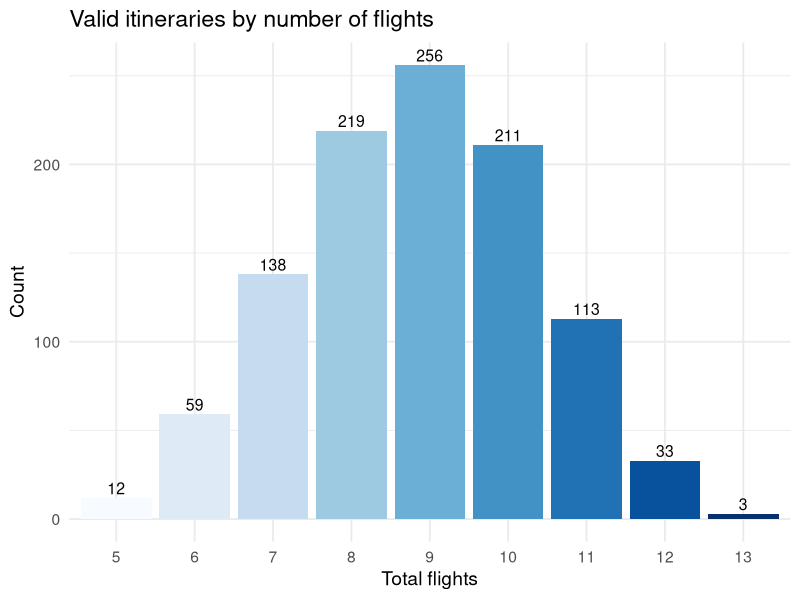
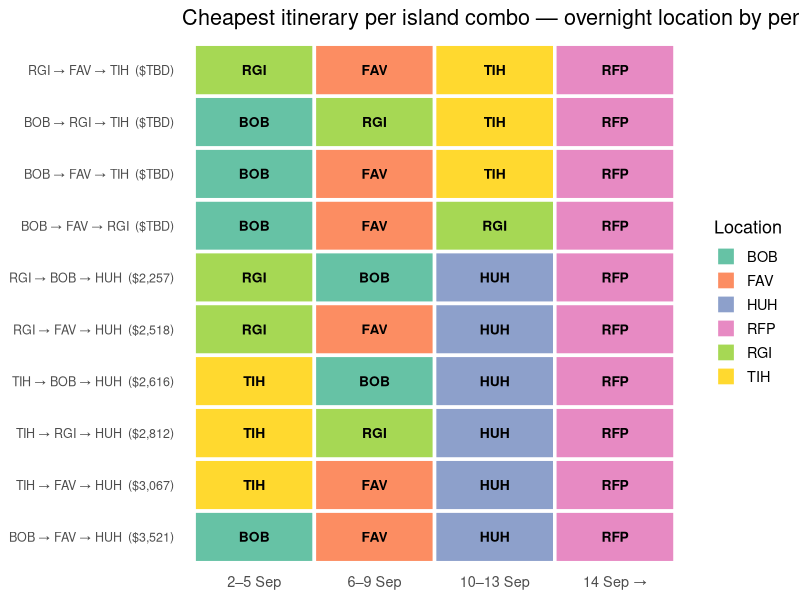
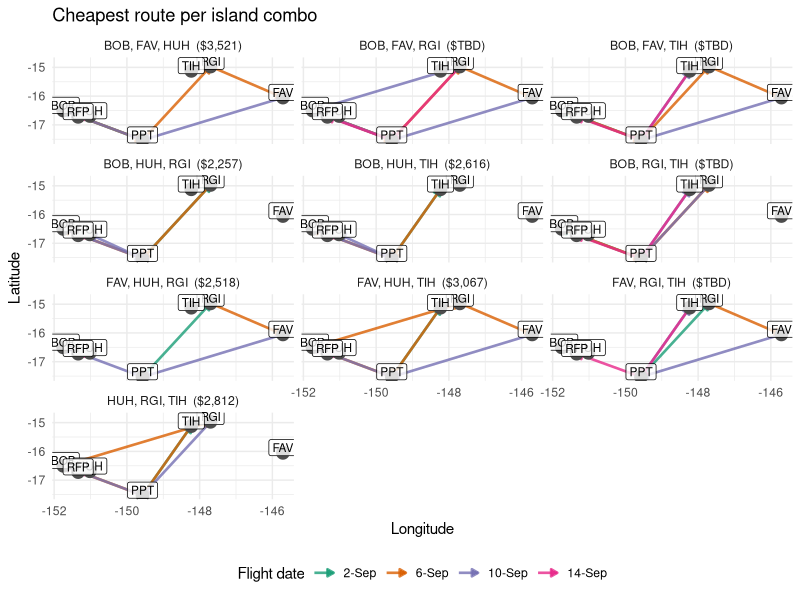
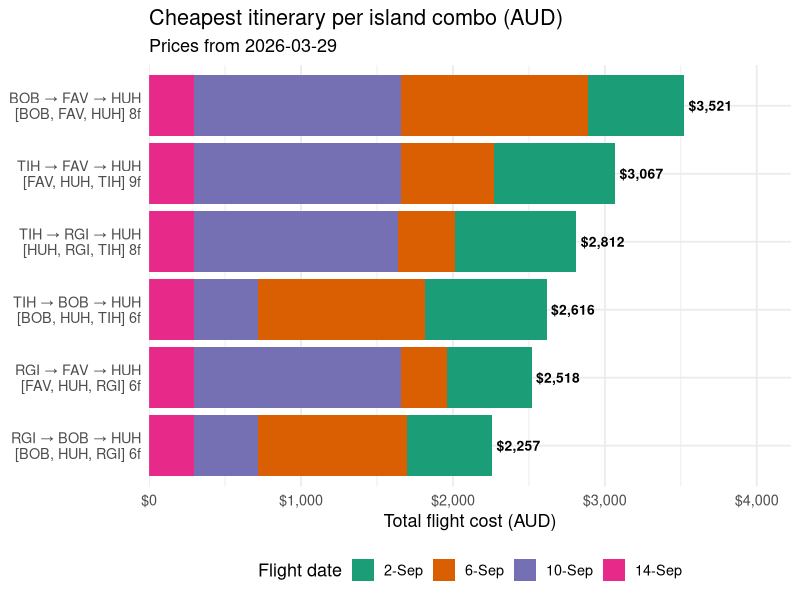

Write R code to recreate these figures, in order.
#!/usr/bin/env Rscript
# Honeymoon itinerary solver
#
# Constraint: visit exactly 3 distinct islands (excl PPT/RFP), staying 4 nights
# on each. Transiting through an island on a connection does NOT count as visiting.
#
#   2-Sep  : fly PPT → Island A   (stay 2–5 Sep)
#   6-Sep  : fly → Island B       (stay 6–9 Sep)  B ≠ A
#  10-Sep  : fly → Island C       (stay 10–13 Sep) C ≠ A,B
#  14-Sep  : fly → RFP
#
# Same-day multi-leg connections allowed. Minimises total flight segments.

library(tidyverse)

# ── Flight data (loaded from CSV) ─────────────────────────────────────────────
flights <- read_csv("flights.csv", show_col_types = FALSE)

hubs          <- c("PPT", "RFP")

# Derive dates (sorted chronologically) and islands from the data
flights <- flights %>%
  mutate(date_parsed = dmy(paste0(date, "-2025")))  # year is arbitrary, for sorting
dates_ordered <- flights %>%
  distinct(date, date_parsed) %>%
  arrange(date_parsed) %>%
  pull(date)
flights <- flights %>% select(-date_parsed)

islands_all <- sort(unique(c(flights$from, flights$to))) %>% setdiff(hubs)

# Build stay labels from consecutive dates
date_nums <- dmy(paste0(dates_ordered, "-2025"))
stay_labels <- map_chr(seq_along(dates_ordered), function(i) {
  d <- date_nums[i]
  if (i < length(dates_ordered)) {
    d_next <- date_nums[i + 1] - days(1)
    sprintf("%d–%d %s", day(d), day(d_next), month(d, label = TRUE))
  } else {
    sprintf("%d %s →", day(d), month(d, label = TRUE))
  }
})

# ── Same-day reachability: all (destination, n_flights, leg_list) from start ──
# DFS with no location revisits within a day.
day_reach <- function(date, start) {
  edges <- flights %>% filter(date == !!date)
  adj   <- split(edges$to, edges$from)

  results <- list()

  dfs <- function(loc, nf, legs, visited) {
    # Record current location as reachable
    results[[length(results) + 1]] <<- list(dest = loc, nf = nf, legs = legs)
    dests <- adj[[loc]]
    if (is.null(dests)) return()
    for (d in dests) {
      if (d %in% visited) next
      dfs(d, nf + 1L, c(legs, paste0(loc, "-", d)), c(visited, d))
    }
  }

  dfs(start, 0L, character(0), start)
  results
}

# ── Enumerate all valid itineraries ──────────────────────────────────────────
# For each (A, B, C) triple of distinct islands:
#   1. Can we reach A from PPT on 2-Sep?
#   2. Can we reach B from A on 6-Sep? (B ≠ A)
#   3. Can we reach C from B on 10-Sep? (C ≠ A, B)
#   4. Can we reach RFP from C on 14-Sep?
# For each feasible triple, record all route combos and their total flights.

itineraries <- list()
itin_id <- 0L

for (A in islands_all) {
  reach_A <- day_reach("2-Sep", "PPT")
  paths_A <- keep(reach_A, ~ .x$dest == A & .x$nf > 0)  # must move
  if (length(paths_A) == 0) next

  for (B in setdiff(islands_all, A)) {
    reach_B <- day_reach("6-Sep", A)
    paths_B <- keep(reach_B, ~ .x$dest == B & .x$nf > 0)
    if (length(paths_B) == 0) next

    for (C in setdiff(islands_all, c(A, B))) {
      reach_C <- day_reach("10-Sep", B)
      paths_C <- keep(reach_C, ~ .x$dest == C & .x$nf > 0)
      if (length(paths_C) == 0) next

      reach_R <- day_reach("14-Sep", C)
      paths_R <- keep(reach_R, ~ .x$dest == "RFP" & .x$nf > 0)
      if (length(paths_R) == 0) next

      # Enumerate all combinations of routes for this (A, B, C) triple
      for (pa in paths_A) {
        for (pb in paths_B) {
          for (pc in paths_C) {
            for (pr in paths_R) {
              itin_id <- itin_id + 1L
              total_nf <- pa$nf + pb$nf + pc$nf + pr$nf
              itineraries[[itin_id]] <- list(
                id       = itin_id,
                nf       = total_nf,
                A = A, B = B, C = C,
                islands  = paste(sort(c(A, B, C)), collapse = ", "),
                legs_A   = pa$legs,
                legs_B   = pb$legs,
                legs_C   = pc$legs,
                legs_R   = pr$legs
              )
            }
          }
        }
      }
    }
  }
}

if (length(itineraries) == 0) {
  cat("No valid itineraries found.\n")
  quit(status = 0)
}

# ── Build results data frames ────────────────────────────────────────────────
summary_df <- map_dfr(itineraries, function(it) {
  tibble(
    itin_id   = it$id,
    n_flights = it$nf,
    island_A  = it$A,
    island_B  = it$B,
    island_C  = it$C,
    islands   = it$islands,
    route_A   = paste(it$legs_A, collapse = " → "),
    route_B   = paste(it$legs_B, collapse = " → "),
    route_C   = paste(it$legs_C, collapse = " → "),
    route_R   = paste(it$legs_R, collapse = " → ")
  )
})

# Legs data frame for plots
legs_df <- map_dfr(itineraries, function(it) {
  bind_rows(
    tibble(itin_id = it$id, n_flights = it$nf, islands = it$islands,
           date = "2-Sep",  from = str_extract(it$legs_A, "^[^-]+"),
           to = str_extract(it$legs_A, "[^-]+$")),
    tibble(itin_id = it$id, n_flights = it$nf, islands = it$islands,
           date = "6-Sep",  from = str_extract(it$legs_B, "^[^-]+"),
           to = str_extract(it$legs_B, "[^-]+$")),
    tibble(itin_id = it$id, n_flights = it$nf, islands = it$islands,
           date = "10-Sep", from = str_extract(it$legs_C, "^[^-]+"),
           to = str_extract(it$legs_C, "[^-]+$")),
    tibble(itin_id = it$id, n_flights = it$nf, islands = it$islands,
           date = "14-Sep", from = str_extract(it$legs_R, "^[^-]+"),
           to = str_extract(it$legs_R, "[^-]+$"))
  )
})

# Stay summary
stay_df <- map_dfr(itineraries, function(it) {
  tibble(
    itin_id   = it$id,
    n_flights = it$nf,
    islands   = it$islands,
    date      = dates_ordered,
    stay      = stay_labels,
    flights   = c(
      paste(it$legs_A, collapse = " → "),
      paste(it$legs_B, collapse = " → "),
      paste(it$legs_C, collapse = " → "),
      paste(it$legs_R, collapse = " → ")
    ),
    location  = c(it$A, it$B, it$C, "RFP")
  )
})

# ── Pricing (loaded from CSV) ─────────────────────────────────────────────────
# prices.csv has origin→destination fares (connections bundled into one price).
prices <- read_csv("prices.csv", show_col_types = FALSE)

# For each optimal itinerary, the 4 legs are priced as:
#   date 1: PPT → A,  date 2: A → B,  date 3: B → C,  date 4: C → RFP
price_lookup <- function(date, from, to) {
  p <- prices %>% filter(date == !!date, from == !!from, to == !!to)
  if (nrow(p) == 1) p$price_aud else NA_real_
}

summary_df <- summary_df %>%
  rowwise() %>%
  mutate(
    price_1 = price_lookup(dates_ordered[1], "PPT",     island_A),
    price_2 = price_lookup(dates_ordered[2], island_A,  island_B),
    price_3 = price_lookup(dates_ordered[3], island_B,  island_C),
    price_4 = price_lookup(dates_ordered[4], island_C,  "RFP"),
    total_aud = price_1 + price_2 + price_3 + price_4
  ) %>%
  ungroup()

# ── Console output ───────────────────────────────────────────────────────────
has_prices <- !all(is.na(summary_df$total_aud))
n_total    <- nrow(summary_df)

cat(sprintf("Found %d valid itinerary(s) across all island combos.\n\n", n_total))

# For each unique island combo, find the cheapest itinerary
fmt_price <- function(p) if (!is.na(p)) sprintf("$%d", p) else "?"

best_per_combo <- summary_df %>%
  group_by(islands) %>%
  slice_min(total_aud, n = 1, with_ties = FALSE) %>%
  ungroup() %>%
  arrange(total_aud)

cat(strrep("=", 75), "\n")
cat(" CHEAPEST ITINERARY PER ISLAND COMBO (ranked by price)\n")
cat(strrep("=", 75), "\n\n")

for (i in seq_len(nrow(best_per_combo))) {
  r <- best_per_combo[i, ]
  price_tag <- if (!is.na(r$total_aud)) sprintf("$%s AUD", format(r$total_aud, big.mark = ",")) else "price TBD"
  cat(sprintf("  %d. [%s]  %s → %s → %s   %s  (%d flights)\n",
              i, r$islands, r$island_A, r$island_B, r$island_C, price_tag, r$n_flights))
  cat(sprintf("     %8s : %-28s %6s → stay %s\n", dates_ordered[1], r$route_A, fmt_price(r$price_1), r$island_A))
  cat(sprintf("     %8s : %-28s %6s → stay %s\n", dates_ordered[2], r$route_B, fmt_price(r$price_2), r$island_B))
  cat(sprintf("     %8s : %-28s %6s → stay %s\n", dates_ordered[3], r$route_C, fmt_price(r$price_3), r$island_C))
  cat(sprintf("     %8s : %-28s %6s → RFP\n",     dates_ordered[4], r$route_R, fmt_price(r$price_4)))
  cat("\n")
}

# ── Visualisations ───────────────────────────────────────────────────────────
coords <- tribble(
  ~loc,  ~lon,     ~lat,
  "PPT", -149.57, -17.53,
  "BOB", -151.75, -16.50,
  "HUH", -151.02, -16.69,
  "RGI", -147.70, -14.97,
  "TIH", -148.23, -15.12,
  "FAV", -145.71, -16.05,
  "RFP", -151.34, -16.72
)

# 1. Bar chart: itineraries by flight count
p1 <- summary_df %>%
  count(n_flights) %>%
  ggplot(aes(x = factor(n_flights), y = n, fill = factor(n_flights))) +
  geom_col(show.legend = FALSE) +
  geom_text(aes(label = n), vjust = -0.3, size = 4) +
  scale_fill_brewer(palette = "Blues") +
  labs(title = "Valid itineraries by number of flights",
       x = "Total flights", y = "Count") +
  theme_minimal(base_size = 14)

ggsave("plot_flight_counts.png", p1, width = 7, height = 5, dpi = 150)
cat("Saved: plot_flight_counts.png\n")

# 2. Tile heatmap: cheapest itinerary per combo — overnight location per period
best_ids <- best_per_combo$itin_id
opt_stays <- stay_df %>%
  filter(itin_id %in% best_ids) %>%
  left_join(best_per_combo %>% select(itin_id, total_aud), by = "itin_id") %>%
  mutate(
    stay  = factor(stay, levels = stay_labels),
    label = sprintf("%s → %s → %s  ($%s)",
                    location[date == dates_ordered[1]],
                    location[date == dates_ordered[2]],
                    location[date == dates_ordered[3]],
                    if (!is.na(total_aud[1])) format(total_aud[1], big.mark = ",") else "TBD"),
    .by = itin_id
  )

p2 <- opt_stays %>%
  ggplot(aes(x = stay, y = reorder(label, -total_aud), fill = location)) +
  geom_tile(colour = "white", linewidth = 1.2) +
  geom_text(aes(label = location), size = 3.5, fontface = "bold") +
  scale_fill_brewer(palette = "Set2") +
  labs(
    title = "Cheapest itinerary per island combo — overnight location by period",
    x = NULL, y = NULL, fill = "Location"
  ) +
  theme_minimal(base_size = 13) +
  theme(panel.grid = element_blank(), axis.text.y = element_text(size = 9))

n_opt <- n_distinct(opt_stays$itin_id)
ggsave("plot_optimal_stays.png", p2, width = 10,
       height = max(4, 0.5 * n_opt + 2), dpi = 150)
cat("Saved: plot_optimal_stays.png\n")

# 3. Route maps: cheapest per combo, legs coloured by date
opt_legs <- legs_df %>%
  filter(itin_id %in% best_ids) %>%
  left_join(best_per_combo %>% select(itin_id, total_aud), by = "itin_id") %>%
  left_join(coords, by = c("from" = "loc")) %>%
  rename(lon_from = lon, lat_from = lat) %>%
  left_join(coords, by = c("to" = "loc")) %>%
  rename(lon_to = lon, lat_to = lat) %>%
  mutate(
    date  = factor(date, levels = dates_ordered),
    label = sprintf("%s  ($%s)",
                    islands,
                    if_else(!is.na(total_aud), format(total_aud, big.mark = ","), "TBD"))
  )

n_facets <- n_distinct(opt_legs$itin_id)

p3 <- ggplot() +
  geom_segment(
    data = opt_legs,
    aes(x = lon_from, y = lat_from, xend = lon_to, yend = lat_to, colour = date),
    arrow = arrow(length = unit(0.18, "cm"), type = "closed"),
    linewidth = 0.9, alpha = 0.8
  ) +
  geom_point(data = coords, aes(x = lon, y = lat), size = 4, colour = "grey30") +
  geom_label(data = coords, aes(x = lon, y = lat, label = loc),
             size = 3, nudge_y = 0.18, linewidth = 0, fill = "white", alpha = 0.8) +
  facet_wrap(~ label, ncol = 3) +
  scale_colour_brewer(palette = "Dark2", name = "Flight date") +
  labs(title = "Cheapest route per island combo",
       x = "Longitude", y = "Latitude") +
  theme_minimal(base_size = 11) +
  theme(legend.position = "bottom")

ggsave("plot_routes.png", p3, width = 14,
       height = max(5, 4 * ceiling(n_facets / 3)), dpi = 150)
cat("Saved: plot_routes.png\n")

# 4. All itineraries heatmap (if manageable)
if (n_total <= 80) {
  all_stays <- stay_df %>%
    mutate(
      stay  = factor(stay, levels = stay_labels),
      label = sprintf("#%d (%df): %s → %s → %s", itin_id, n_flights,
                      location[date == "2-Sep"], location[date == "6-Sep"],
                      location[date == "10-Sep"]),
      .by = itin_id
    )

  p4 <- all_stays %>%
    ggplot(aes(x = stay, y = reorder(label, -itin_id), fill = location)) +
    geom_tile(colour = "white", linewidth = 0.8) +
    geom_text(aes(label = location), size = 2.5, fontface = "bold") +
    scale_fill_brewer(palette = "Set2") +
    labs(
      title = "All valid itineraries — overnight location by period",
      x = NULL, y = NULL, fill = "Location"
    ) +
    theme_minimal(base_size = 11) +
    theme(panel.grid = element_blank(), axis.text.y = element_text(size = 6))

  ggsave("plot_all_stays.png", p4, width = 10,
         height = max(5, 0.35 * n_total + 2), dpi = 150)
  cat("Saved: plot_all_stays.png\n")
}

# 5. Price comparison bar chart — cheapest per island combo
if (has_prices) {
  price_data <- best_per_combo %>%
    filter(!is.na(total_aud)) %>%
    select(itin_id, islands, island_A, island_B, island_C, n_flights,
           price_1, price_2, price_3, price_4, total_aud) %>%
    mutate(label = sprintf("%s → %s → %s\n[%s] %df", island_A, island_B, island_C, islands, n_flights)) %>%
    pivot_longer(cols = starts_with("price_"),
                 names_to = "leg", values_to = "price") %>%
    mutate(leg = recode(leg,
      price_1 = dates_ordered[1],
      price_2 = dates_ordered[2],
      price_3 = dates_ordered[3],
      price_4 = dates_ordered[4]
    )) %>%
    mutate(leg = factor(leg, levels = dates_ordered))

  totals <- best_per_combo %>%
    filter(!is.na(total_aud)) %>%
    mutate(label = sprintf("%s → %s → %s\n[%s] %df", island_A, island_B, island_C, islands, n_flights))

  p5 <- price_data %>%
    ggplot(aes(x = reorder(label, total_aud), y = price, fill = leg)) +
    geom_col() +
    geom_text(
      data = totals,
      aes(x = reorder(label, total_aud), y = total_aud,
          label = sprintf("$%s", format(total_aud, big.mark = ","))),
      inherit.aes = FALSE, hjust = -0.1, size = 3.5, fontface = "bold"
    ) +
    coord_flip() +
    scale_fill_brewer(palette = "Dark2", name = "Flight date") +
    scale_y_continuous(labels = scales::dollar_format(prefix = "$"),
                       expand = expansion(mult = c(0, 0.2))) +
    labs(
      title = "Cheapest itinerary per island combo (AUD)",
      subtitle = sprintf("Prices from %s",
                         format(max(prices$snapshot_date, na.rm = TRUE))),
      x = NULL, y = "Total flight cost (AUD)"
    ) +
    theme_minimal(base_size = 13) +
    theme(legend.position = "bottom")

  n_combos <- nrow(totals)
  ggsave("plot_prices.png", p5, width = 10, height = max(4, 0.6 * n_combos + 1.5), dpi = 150)
  cat("Saved: plot_prices.png\n")
}

# ── Missing prices report ────────────────────────────────────────────────────
# For every valid itinerary, check which OD fares are missing from prices.csv
needed_od <- summary_df %>%
  rowwise() %>%
  reframe(
    date = dates_ordered,
    from = c("PPT",    island_A, island_B, island_C),
    to   = c(island_A, island_B, island_C, "RFP")
  ) %>%
  distinct()

missing_od <- needed_od %>%
  anti_join(prices, by = c("date", "from", "to"))

if (nrow(missing_od) > 0) {
  missing_od <- missing_od %>% arrange(date, from, to)
  cat(sprintf("\n%s\n", strrep("=", 75)))
  cat(sprintf(" %d MISSING PRICES in prices.csv\n", nrow(missing_od)))
  cat(sprintf("%s\n\n", strrep("=", 75)))
  cat("  date,from,to,price_aud,snapshot_date\n")
  for (i in seq_len(nrow(missing_od))) {
    cat(sprintf("  %s,%s,%s,,\n", missing_od$date[i], missing_od$from[i], missing_od$to[i]))
  }
  cat("\n")
} else {
  cat("\nAll OD pairs are priced.\n")
}

cat("\nDone.\n")
